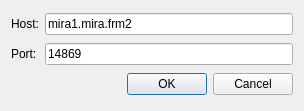
<?xml version="1.0" encoding="UTF-8"?>
<ui version="4.0">
 <class>SrvDlg</class>
 <widget class="QDialog" name="SrvDlg">
  <property name="geometry">
   <rect>
    <x>0</x>
    <y>0</y>
    <width>304</width>
    <height>111</height>
   </rect>
  </property>
  <property name="windowTitle">
   <string>Connection</string>
  </property>
  <layout class="QGridLayout" name="gridLayout">
   <item row="0" column="0">
    <widget class="QLabel" name="label">
     <property name="text">
      <string>Host:</string>
     </property>
    </widget>
   </item>
   <item row="0" column="1">
    <widget class="QLineEdit" name="editHost">
     <property name="text">
      <string>mira1.mira.frm2</string>
     </property>
    </widget>
   </item>
   <item row="1" column="0">
    <widget class="QLabel" name="label_2">
     <property name="text">
      <string>Port:</string>
     </property>
    </widget>
   </item>
   <item row="1" column="1">
    <widget class="QLineEdit" name="editPort">
     <property name="text">
      <string>14869</string>
     </property>
    </widget>
   </item>
   <item row="2" column="0" colspan="2">
    <widget class="QDialogButtonBox" name="buttonBox">
     <property name="orientation">
      <enum>Qt::Horizontal</enum>
     </property>
     <property name="standardButtons">
      <set>QDialogButtonBox::Cancel|QDialogButtonBox::Ok</set>
     </property>
    </widget>
   </item>
  </layout>
 </widget>
 <tabstops>
  <tabstop>editHost</tabstop>
  <tabstop>editPort</tabstop>
  <tabstop>buttonBox</tabstop>
 </tabstops>
 <resources/>
 <connections>
  <connection>
   <sender>buttonBox</sender>
   <signal>accepted()</signal>
   <receiver>SrvDlg</receiver>
   <slot>accept()</slot>
   <hints>
    <hint type="sourcelabel">
     <x>248</x>
     <y>254</y>
    </hint>
    <hint type="destinationlabel">
     <x>157</x>
     <y>274</y>
    </hint>
   </hints>
  </connection>
  <connection>
   <sender>buttonBox</sender>
   <signal>rejected()</signal>
   <receiver>SrvDlg</receiver>
   <slot>reject()</slot>
   <hints>
    <hint type="sourcelabel">
     <x>316</x>
     <y>260</y>
    </hint>
    <hint type="destinationlabel">
     <x>286</x>
     <y>274</y>
    </hint>
   </hints>
  </connection>
 </connections>
</ui>
